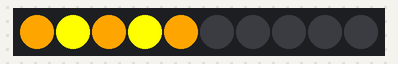
This sketch was run on a simulated Arduino Uno, built with avr-gcc and run on an emulated ATmega328P. Parts: 10 RGB LEDs in strip order, left to right.

Above: at 0.2 s.
At 11.57 s:
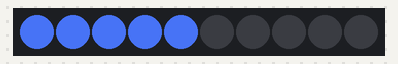
At 21.15 s:
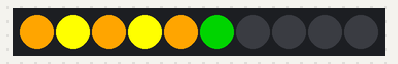
At 22.3 s:
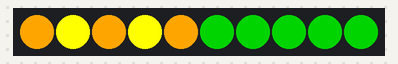
At 29.77 s:
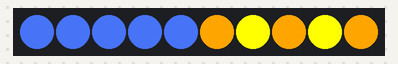
At 38.0 s:
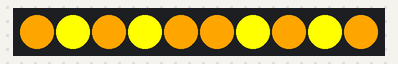

Measured:
- what the display in image 0 shows lasts 1.0 s, from 0.2 s to 1.2 s
- what the display in image 3 shows lasts 0.6 s, from 22.2 s to 22.8 s

The sketch:

Pumpkin.ino
```cpp
#include <Adafruit_NeoPixel.h>
#ifdef __AVR__
  #include <avr/power.h>
#endif

#define PIN 4
#define LEDS 10

#define BLUE      0x0000FF
#define ROYALBLUE    0x4169E1
#define DARKBLUE    0x00008B
#define DARKGREEN    0x006400
#define GREEN      0x008000
#define OLIVEDRAB    0x6B8E23
#define BEIGE      0xF5F5DC
#define LINEN      0xFAF0E6
#define SPRINGGREEN    0x00FF7F
#define FORESTGREEN    0x228B22
#define DARKOLIVEGREEN    0x556B2F
#define GREENYELLOW    0xADFF2F
#define LAWNGREEN    0x7CFC00
#define LIGHTYELLOW    0xFFFFE0
#define YELLOW      0xFFFF00
#define LEMONCHIFFON    0xFFFACD
#define MOCCASIN    0xFFE4B5
#define LIGHTYELLOW    0xFFFFE0
#define PALEGOLDENROD    0xEEE8AA
#define DARKORANGE    0xFF8C00
#define ORANGE      0xFFA500
#define BLACK      0x000000

// Parameter 1 = number of pixels in strip
// Parameter 2 = Arduino pin number (most are valid)
// Parameter 3 = pixel type flags, add together as needed:
//   NEO_KHZ800  800 KHz bitstream (most NeoPixel products w/WS2812 LEDs)
//   NEO_KHZ400  400 KHz (classic 'v1' (not v2) FLORA pixels, WS2811 drivers)
//   NEO_GRB     Pixels are wired for GRB bitstream (most NeoPixel products)
//   NEO_RGB     Pixels are wired for RGB bitstream (v1 FLORA pixels, not v2)
//   NEO_RGBW    Pixels are wired for RGBW bitstream (NeoPixel RGBW products)
Adafruit_NeoPixel strip = Adafruit_NeoPixel(LEDS, PIN, NEO_GRB + NEO_KHZ800);

// IMPORTANT: To reduce NeoPixel burnout risk, add 1000 uF capacitor across
// pixel power leads, add 300 - 500 Ohm resistor on first pixel's data input
// and minimize distance between Arduino and first pixel.  Avoid connecting
// on a live circuit...if you must, connect GND first.

int tears = 200; // Delay for tears
int wait = 5000; //time between burts of tears
int flicker = 25;
int bombtick = 300;

int ledState1 = LOW;
unsigned long previousMillis1 = 0;
long OnTime1 = 1000;
long OffTime1 = 150;

int ledState2 = LOW;
unsigned long previousMillis2 = 0;
long OnTime2 = 500;
long OffTime2 = 21000;


void setup() {
  strip.begin();
  strip.show(); // Initialize all pixels to 'off'
}


void staticlight1(){
    strip.setPixelColor(0, ORANGE );  //
    strip.setPixelColor(1, YELLOW );  //
    strip.setPixelColor(2, ORANGE );  //
    strip.setPixelColor(3, YELLOW );  //
    strip.setPixelColor(4, ORANGE );  //
    strip.show();                     //
}

void staticlight2(){
    strip.setPixelColor(5, ORANGE );  //
    strip.setPixelColor(6, YELLOW );  //
    strip.setPixelColor(7, ORANGE );  //
    strip.setPixelColor(8, YELLOW );  //
    strip.setPixelColor(9, ORANGE );  //
    strip.show();
}


void blue(){
    strip.setPixelColor(0, ROYALBLUE );  //
    strip.setPixelColor(1, ROYALBLUE );  //
    strip.setPixelColor(2, ROYALBLUE );  //
    strip.setPixelColor(3, ROYALBLUE );  //
    strip.setPixelColor(4, ROYALBLUE );  //
    strip.show();                        //
}

void shots(){
  for (int b=0; b <= 10; b++){
    blue();
    staticlight1();
  }
}

void bomb(){
  strip.setPixelColor(5, BLACK);
  strip.setPixelColor(6, BLACK);
  strip.setPixelColor(7, BLACK);
  strip.setPixelColor(8, BLACK);
  strip.setPixelColor(9, BLACK);
  for (int z=5; z<=LEDS; z++){
    strip.setPixelColor(z, GREEN);
    strip.show();
    delay(bombtick);
  }
}


void loop()
{
  unsigned long currentMillis = millis();
  if((ledState1 == HIGH) && (currentMillis - previousMillis1 >= OnTime1)){
    ledState1 = LOW;
    previousMillis1 = currentMillis;
    blue();

  }
  else if ((ledState1 == LOW) && (currentMillis - previousMillis1 >= OffTime1)){
    ledState1 = HIGH;
    previousMillis1 = currentMillis;
    staticlight1();

  }
  if ((ledState2 == HIGH) && (currentMillis - previousMillis2 >= OnTime2)){
    ledState2 = LOW;
    previousMillis2 = currentMillis;
    staticlight2();
  }
  else if ((ledState2 == LOW) && (currentMillis - previousMillis2 >= OffTime2)){
    ledState2 = HIGH;
    previousMillis2 = currentMillis;
    staticlight1();
    bomb();
  }
}
```
